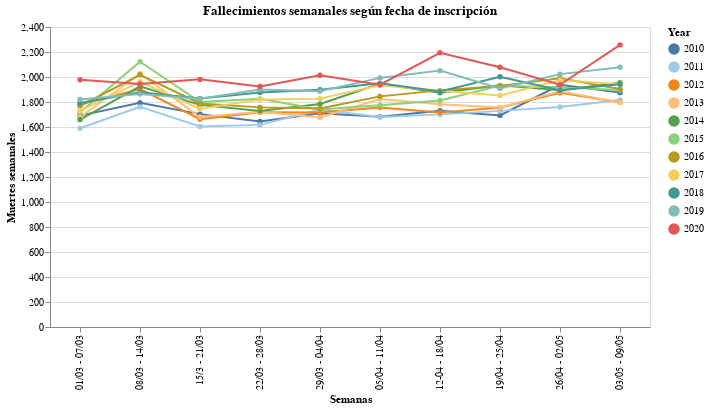

Notebook cell for this chart:
### Code cell
#hide_input
label = alt.selection_single(
    encodings=['x'], # limit selection to x-axis value
    on='mouseover',  # select on mouseover events
    nearest=True,    # select data point nearest the cursor
    empty='none'     # empty selection includes no data points
)

base = alt.Chart(data).mark_line(point=True).encode(
    x = alt.X('index:N', axis=alt.Axis(title='Semanas'), sort=None),
    y = alt.Y('Deaths:Q', axis=alt.Axis(title='Muertes semanales')),
    color=alt.Color('Year:N', scale=alt.Scale(scheme='tableau20')),
    order='codigo'
    #, legend=alt.Legend(title="")),#, scale=alt.Scale(
        #range=['#d62728', '#1f77b4', '#ff7f0b', '#2ca02c', '#9467bd'])),
)

alt.layer(
    base, # base line chart
    
    # add a rule mark to serve as a guide line
    alt.Chart().mark_rule(color='#aaa').encode(
        x = alt.X('index:N', axis=alt.Axis(title='Semanas'), sort=None)
    ).transform_filter(label),
    
    # add circle marks for selected time points, hide unselected points
    base.mark_circle().encode(
        opacity=alt.condition(label, alt.value(1), alt.value(0))
    ).add_selection(label),

    # add white stroked text to provide a legible background for labels
    base.mark_text(align='left', dx=5, dy=-5, stroke='white', strokeWidth=2).encode(
        text='Deaths:Q'
    ).transform_filter(label),

    # add text labels for stock prices
    base.mark_text(align='left', dx=5, dy=-5).encode(
        text='Deaths:Q'
    ).transform_filter(label),
    
    data=data
).properties(
    title = "Fallecimientos semanales según fecha de inscripción",
    width=600
)

### Figure 1 — Vega-Lite specification as saved in the notebook (floating-point values rounded to 4 significant figures)
{"config": {"view": {"continuousWidth": 400, "continuousHeight": 300}}, "layer": [{"mark": {"type": "line", "point": true}, "encoding": {"color": {"type": "nominal", "field": "Year", "scale": {"scheme": "tableau20"}}, "order": {"type": "quantitative", "field": "codigo"}, "x": {"type": "nominal", "axis": {"title": "Semanas"}, "field": "index", "sort": null}, "y": {"type": "quantitative", "axis": {"title": "Muertes semanales"}, "field": "Deaths"}}}, {"mark": {"type": "rule", "color": "#aaa"}, "encoding": {"x": {"type": "nominal", "axis": {"title": "Semanas"}, "field": "index", "sort": null}}, "transform": [{"filter": {"selection": "selector001"}}]}, {"mark": "circle", "encoding": {"color": {"type": "nominal", "field": "Year", "scale": {"scheme": "tableau20"}}, "opacity": {"condition": {"value": 1, "selection": "selector001"}, "value": 0}, "order": {"type": "quantitative", "field": "codigo"}, "x": {"type": "nominal", "axis": {"title": "Semanas"}, "field": "index", "sort": null}, "y": {"type": "quantitative", "axis": {"title": "Muertes semanales"}, "field": "Deaths"}}, "selection": {"selector001": {"type": "single", "encodings": ["x"], "on": "mouseover", "nearest": true, "empty": "none"}}}, {"mark": {"type": "text", "align": "left", "dx": 5, "dy": -5, "stroke": "white", "strokeWidth": 2}, "encoding": {"color": {"type": "nominal", "field": "Year", "scale": {"scheme": "tableau20"}}, "order": {"type": "quantitative", "field": "codigo"}, "text": {"type": "quantitative", "field": "Deaths"}, "x": {"type": "nominal", "axis": {"title": "Semanas"}, "field": "index", "sort": null}, "y": {"type": "quantitative", "axis": {"title": "Muertes semanales"}, "field": "Deaths"}}, "transform": [{"filter": {"selection": "selector001"}}]}, {"mark": {"type": "text", "align": "left", "dx": 5, "dy": -5}, "encoding": {"color": {"type": "nominal", "field": "Year", "scale": {"scheme": "tableau20"}}, "order": {"type": "quantitative", "field": "codigo"}, "text": {"type": "quantitative", "field": "Deaths"}, "x": {"type": "nominal", "axis": {"title": "Semanas"}, "field": "index", "sort": null}, "y": {"type": "quantitative", "axis": {"title": "Muertes semanales"}, "field": "Deaths"}}, "transform": [{"filter": {"selection": "selector001"}}]}], "data": {"name": "data-aa3bc45108492604504692a83f9bc6ba"}, "title": "Fallecimientos semanales según fecha de inscripción", "width": 600, "$schema": "https://vega.github.io/schema/vega-lite/v4.8.1.json", "datasets": {"data-aa3bc45108492604504692a83f9bc6ba": [{"index": "01/03 - 07/03", "codigo": 0, "Year": "2010", "Deaths": 1691}, {"index": "08/03 - 14/03", "codigo": 1, "Year": "2010", "Deaths": 1794}, {"index": "15/3 - 21/03", "codigo": 2, "Year": "2010", "Deaths": 1703}, {"index": "22/03 - 28/03", "codigo": 3, "Year": "2010", "Deaths": 1644}, {"index": "29/03 - 04/04", "codigo": 4, "Year": "2010", "Deaths": 1709}, {"index": "05/04 - 11/04", "codigo": 5, "Year": "2010", "Deaths": 1682}, {"index": "12-04 - 18/04", "codigo": 6, "Year": "2010", "Deaths": 1730}, {"index": "19/04 - 25/04", "codigo": 7, "Year": "2010", "Deaths": 1693}, {"index": "26/04 - 02/05", "codigo": 8, "Year": "2010", "Deaths": 1937}, {"index": "03/05 - 09/05", "codigo": 9, "Year": "2010", "Deaths": 1875}, {"index": "01/03 - 07/03", "codigo": 0, "Year": "2011", "Deaths": 1590}, {"index": "08/03 - 14/03", "codigo": 1, "Year": "2011", "Deaths": 1761}, {"index": "15/3 - 21/03", "codigo": 2, "Year": "2011", "Deaths": 1605}, {"index": "22/03 - 28/03", "codigo": 3, "Year": "2011", "Deaths": 1617}, {"index": "29/03 - 04/04", "codigo": 4, "Year": "2011", "Deaths": 1739}, {"index": "05/04 - 11/04", "codigo": 5, "Year": "2011", "Deaths": 1680}, {"index": "12-04 - 18/04", "codigo": 6, "Year": "2011", "Deaths": 1701}, {"index": "19/04 - 25/04", "codigo": 7, "Year": "2011", "Deaths": 1729}, {"index": "26/04 - 02/05", "codigo": 8, "Year": "2011", "Deaths": 1760}, {"index": "03/05 - 09/05", "codigo": 9, "Year": "2011", "Deaths": 1816}, {"index": "01/03 - 07/03", "codigo": 0, "Year": "2012", "Deaths": 1779}, {"index": "08/03 - 14/03", "codigo": 1, "Year": "2012", "Deaths": 1903}, {"index": "15/3 - 21/03", "codigo": 2, "Year": "2012", "Deaths": 1663}, {"index": "22/03 - 28/03", "codigo": 3, "Year": "2012", "Deaths": 1718}, {"index": "29/03 - 04/04", "codigo": 4, "Year": "2012", "Deaths": 1716}, {"index": "05/04 - 11/04", "codigo": 5, "Year": "2012", "Deaths": 1756}, {"index": "12-04 - 18/04", "codigo": 6, "Year": "2012", "Deaths": 1716}, {"index": "19/04 - 25/04", "codigo": 7, "Year": "2012", "Deaths": 1755}, {"index": "26/04 - 02/05", "codigo": 8, "Year": "2012", "Deaths": 1873}, {"index": "03/05 - 09/05", "codigo": 9, "Year": "2012", "Deaths": 1798}, {"index": "01/03 - 07/03", "codigo": 0, "Year": "2013", "Deaths": 1678}, {"index": "08/03 - 14/03", "codigo": 1, "Year": "2013", "Deaths": 2027}, {"index": "15/3 - 21/03", "codigo": 2, "Year": "2013", "Deaths": 1680}, {"index": "22/03 - 28/03", "codigo": 3, "Year": "2013", "Deaths": 1721}, {"index": "29/03 - 04/04", "codigo": 4, "Year": "2013", "Deaths": 1677}, {"index": "05/04 - 11/04", "codigo": 5, "Year": "2013", "Deaths": 1824}, {"index": "12-04 - 18/04", "codigo": 6, "Year": "2013", "Deaths": 1782}, {"index": "19/04 - 25/04", "codigo": 7, "Year": "2013", "Deaths": 1757}, {"index": "26/04 - 02/05", "codigo": 8, "Year": "2013", "Deaths": 1886}, {"index": "03/05 - 09/05", "codigo": 9, "Year": "2013", "Deaths": 1796}, {"index": "01/03 - 07/03", "codigo": 0, "Year": "2014", "Deaths": 1659}, {"index": "08/03 - 14/03", "codigo": 1, "Year": "2014", "Deaths": 1925}, {"index": "15/3 - 21/03", "codigo": 2, "Year": "2014", "Deaths": 1777}, {"index": "22/03 - 28/03", "codigo": 3, "Year": "2014", "Deaths": 1729}, {"index": "29/03 - 04/04", "codigo": 4, "Year": "2014", "Deaths": 1784}, {"index": "05/04 - 11/04", "codigo": 5, "Year": "2014", "Deaths": 1945}, {"index": "12-04 - 18/04", "codigo": 6, "Year": "2014", "Deaths": 1874}, {"index": "19/04 - 25/04", "codigo": 7, "Year": "2014", "Deaths": 1933}, {"index": "26/04 - 02/05", "codigo": 8, "Year": "2014", "Deaths": 1895}, {"index": "03/05 - 09/05", "codigo": 9, "Year": "2014", "Deaths": 1955}, {"index": "01/03 - 07/03", "codigo": 0, "Year": "2015", "Deaths": 1717}, {"index": "08/03 - 14/03", "codigo": 1, "Year": "2015", "Deaths": 2122}, {"index": "15/3 - 21/03", "codigo": 2, "Year": "2015", "Deaths": 1800}, {"index": "22/03 - 28/03", "codigo": 3, "Year": "2015", "Deaths": 1825}, {"index": "29/03 - 04/04", "codigo": 4, "Year": "2015", "Deaths": 1741}, {"index": "05/04 - 11/04", "codigo": 5, "Year": "2015", "Deaths": 1774}, {"index": "12-04 - 18/04", "codigo": 6, "Year": "2015", "Deaths": 1812}, {"index": "19/04 - 25/04", "codigo": 7, "Year": "2015", "Deaths": 1931}, {"index": "26/04 - 02/05", "codigo": 8, "Year": "2015", "Deaths": 1917}, {"index": "03/05 - 09/05", "codigo": 9, "Year": "2015", "Deaths": 1896}, {"index": "01/03 - 07/03", "codigo": 0, "Year": "2016", "Deaths": 1768}, {"index": "08/03 - 14/03", "codigo": 1, "Year": "2016", "Deaths": 2018}, {"index": "15/3 - 21/03", "codigo": 2, "Year": "2016", "Deaths": 1788}, {"index": "22/03 - 28/03", "codigo": 3, "Year": "2016", "Deaths": 1757}, {"index": "29/03 - 04/04", "codigo": 4, "Year": "2016", "Deaths": 1748}, {"index": "05/04 - 11/04", "codigo": 5, "Year": "2016", "Deaths": 1845}, {"index": "12-04 - 18/04", "codigo": 6, "Year": "2016", "Deaths": 1893}, {"index": "19/04 - 25/04", "codigo": 7, "Year": "2016", "Deaths": 1929}, {"index": "26/04 - 02/05", "codigo": 8, "Year": "2016", "Deaths": 1990}, {"index": "03/05 - 09/05", "codigo": 9, "Year": "2016", "Deaths": 1904}, {"index": "01/03 - 07/03", "codigo": 0, "Year": "2017", "Deaths": 1729}, {"index": "08/03 - 14/03", "codigo": 1, "Year": "2017", "Deaths": 1962}, {"index": "15/3 - 21/03", "codigo": 2, "Year": "2017", "Deaths": 1746}, {"index": "22/03 - 28/03", "codigo": 3, "Year": "2017", "Deaths": 1819}, {"index": "29/03 - 04/04", "codigo": 4, "Year": "2017", "Deaths": 1827}, {"index": "05/04 - 11/04", "codigo": 5, "Year": "2017", "Deaths": 1933}, {"index": "12-04 - 18/04", "codigo": 6, "Year": "2017", "Deaths": 1890}, {"index": "19/04 - 25/04", "codigo": 7, "Year": "2017", "Deaths": 1853}, {"index": "26/04 - 02/05", "codigo": 8, "Year": "2017", "Deaths": 1974}, {"index": "03/05 - 09/05", "codigo": 9, "Year": "2017", "Deaths": 1943}, {"index": "01/03 - 07/03", "codigo": 0, "Year": "2018", "Deaths": 1792}, {"index": "08/03 - 14/03", "codigo": 1, "Year": "2018", "Deaths": 1877}, {"index": "15/3 - 21/03", "codigo": 2, "Year": "2018", "Deaths": 1828}, {"index": "22/03 - 28/03", "codigo": 3, "Year": "2018", "Deaths": 1876}, {"index": "29/03 - 04/04", "codigo": 4, "Year": "2018", "Deaths": 1898}, {"index": "05/04 - 11/04", "codigo": 5, "Year": "2018", "Deaths": 1949}, {"index": "12-04 - 18/04", "codigo": 6, "Year": "2018", "Deaths": 1884}, {"index": "19/04 - 25/04", "codigo": 7, "Year": "2018", "Deaths": 2002}, {"index": "26/04 - 02/05", "codigo": 8, "Year": "2018", "Deaths": 1895}, {"index": "03/05 - 09/05", "codigo": 9, "Year": "2018", "Deaths": 1942}, {"index": "01/03 - 07/03", "codigo": 0, "Year": "2019", "Deaths": 1820}, {"index": "08/03 - 14/03", "codigo": 1, "Year": "2019", "Deaths": 1864}, {"index": "15/3 - 21/03", "codigo": 2, "Year": "2019", "Deaths": 1827}, {"index": "22/03 - 28/03", "codigo": 3, "Year": "2019", "Deaths": 1899}, {"index": "29/03 - 04/04", "codigo": 4, "Year": "2019", "Deaths": 1887}, {"index": "05/04 - 11/04", "codigo": 5, "Year": "2019", "Deaths": 1993}, {"index": "12-04 - 18/04", "codigo": 6, "Year": "2019", "Deaths": 2051}, {"index": "19/04 - 25/04", "codigo": 7, "Year": "2019", "Deaths": 1909}, {"index": "26/04 - 02/05", "codigo": 8, "Year": "2019", "Deaths": 2023}, {"index": "03/05 - 09/05", "codigo": 9, "Year": "2019", "Deaths": 2078}, {"index": "01/03 - 07/03", "codigo": 0, "Year": "2020", "Deaths": 1978}, {"index": "08/03 - 14/03", "codigo": 1, "Year": "2020", "Deaths": 1945}, {"index": "15/3 - 21/03", "codigo": 2, "Year": "2020", "Deaths": 1981}, {"index": "22/03 - 28/03", "codigo": 3, "Year": "2020", "Deaths": 1924}, {"index": "29/03 - 04/04", "codigo": 4, "Year": "2020", "Deaths": 2014}, {"index": "05/04 - 11/04", "codigo": 5, "Year": "2020", "Deaths": 1938}, {"index": "12-04 - 18/04", "codigo": 6, "Year": "2020", "Deaths": 2194}, {"index": "19/04 - 25/04", "codigo": 7, "Year": "2020", "Deaths": 2078}, {"index": "26/04 - 02/05", "codigo": 8, "Year": "2020", "Deaths": 1938}, {"index": "03/05 - 09/05", "codigo": 9, "Year": "2020", "Deaths": 2257}]}}
